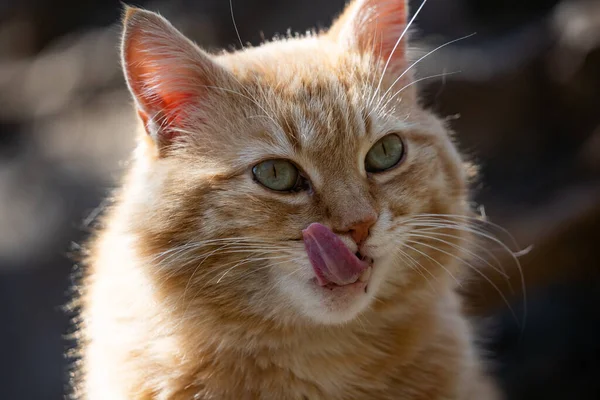
#> input picture images/ginger.jpg, 600 x 400 px
$ python CW_lesson_5.py
#> lines starting #> are read from the running program, lines starting #| are printed output that depends on the picture; after the words box and inside, x2 and y2 are one past the last pixel; in counts of white or black regions, pixels touching at a corner belong together
import cv2
import numpy as np

img = cv2.imread("images/ginger.jpg")
#> img is the input picture: shape (400, 600, 3); mean B, G, R 77.4, 89.8, 106.6
img_copy = img.copy()
img = cv2.GaussianBlur(img, (3, 3), 5)

img = cv2.cvtColor(img, cv2.COLOR_BGR2HSV)
#> img: shape (400, 600, 3); mean H, S, V 32.9, 77, 107.2
lower = np.array([0, 57, 97]) # мінімальний поріг
upper = np.array([86, 255, 255]) # максимальний поріг
mask = cv2.inRange(img, lower, upper)
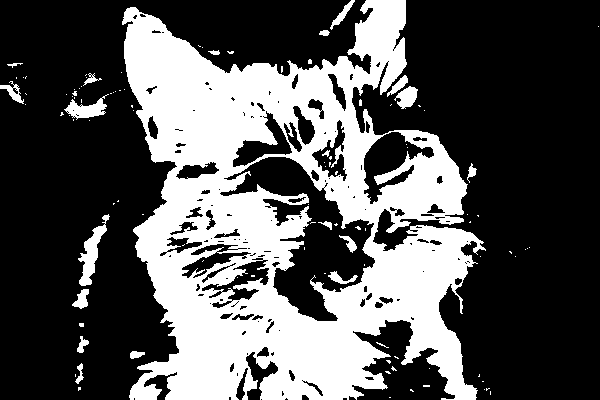
#> mask: shape (400, 600); 33.7% white; 105 white regions (85 under 20 px)
img = cv2.bitwise_and(img, img, mask = mask)
#> img: shape (400, 600, 3); mean H, S, V 4.5, 35.7, 46.7

contours, _ = cv2.findContours(mask, cv2.RETR_EXTERNAL, cv2.CHAIN_APPROX_SIMPLE)
#> contours = 82 contours, 67 with area under 20; largest, box (x1, y1, x2, y2) and area: (122, 0, 486, 400) 95427, (78, 214, 110, 286) 686, (64, 94, 109, 120) 450, (394, 86, 418, 109) 286, (0, 81, 24, 104) 168
for cnt in contours:
    area = cv2.contourArea(cnt)
    if area > 150:
        perimetr = cv2.arcLength(cnt, True)
        M = cv2.moments(cnt)

        if M["m00"] != 0:   # центр мас
            cx = int(M["m10"] / M["m00"])
            cy = int(M["m01"] / M["m00"])


        x, y, w, h = cv2.boundingRect(cnt)
        aspect_ratio = round(w / h, 2) # допомагає відрізняти співвідношення сторін
        compactness = round((4 * np.pi * area) / (perimetr ** 2), 2) # міра округлості об'єкта

        approx = cv2.approxPolyDP(cnt, 0.02 * perimetr, True) # чим більше значення 0.02, тим більще вершин. чим менше - тим краще
        if len(approx) == 3:
            shape = "trikutnik"
        elif len(approx) == 4:
            shape = "square"
        elif len(approx) > 8:
            shape = "oval"
        else:
            shape = "inshe"

        cv2.drawContours(img_copy, [cnt], -1, (255, 255, 255), 2)
        cv2.circle(img_copy, (cx, cy), 4, (255, 0, 0), -1)
        cv2.putText(img_copy, f'{shape}', [x, y - 20], cv2.FONT_HERSHEY_PLAIN, 0.9, (255, 0, 0), 2)
        cv2.putText(img_copy, f'A: {int(area)}, P: {int(perimetr)}', (x, y - 5), cv2.FONT_HERSHEY_PLAIN, 0.9, (255, 0, 0), 2)
        cv2.rectangle(img_copy, (x, y), (x + w, y + h), (255, 0, 0), 2)
        cv2.putText(img_copy, f'AR: {aspect_ratio}, C: {compactness}', (x, y - 35), cv2.FONT_HERSHEY_PLAIN, 0.9, (255, 0, 0), 2)
#> this loop made 82 passes
#> (area, perimetr, cx, cy, x, y, w, h) on passes 21, 32, 50, 61, 63, 81, 82: (165.5, 64.87, 81, 299, 72, 289, 17, 20), (686, 215.1, 91, 253, 78, 214, 32, 72), (450.5, 156.3, 85, 109, 64, 94, 45, 26), (286.5, 90.33, 407, 96, 394, 86, 24, 23), (167.5, 104, 12, 91, 0, 81, 24, 23), (95427, 3631.9, 290, 219, 122, 0, 364, 400), (150.5, 84.33, 342, 13, 330, 0, 25, 30)
#> area on passes 14, 17, 19, 35: 59, 66, 78.5, 59
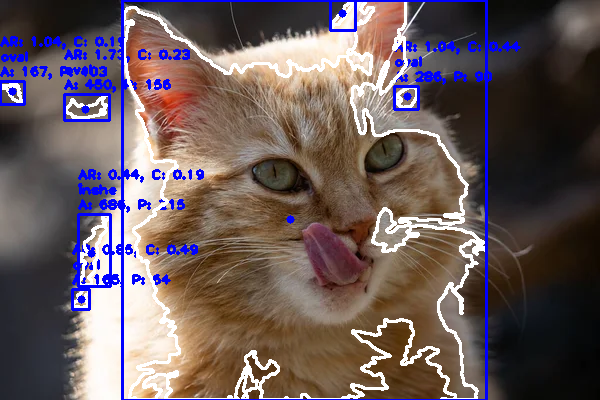
#> img_copy: shape (400, 600, 3); 10.01% of pixels changed, all inside (x1, y1, x2, y2) = (0, 0, 521, 400)


cv2.imshow("mask", img_copy)
cv2.waitKey(0)
cv2.destroyAllWindows()

$ run again, with images/catto.jpg copied over images/ginger.jpg
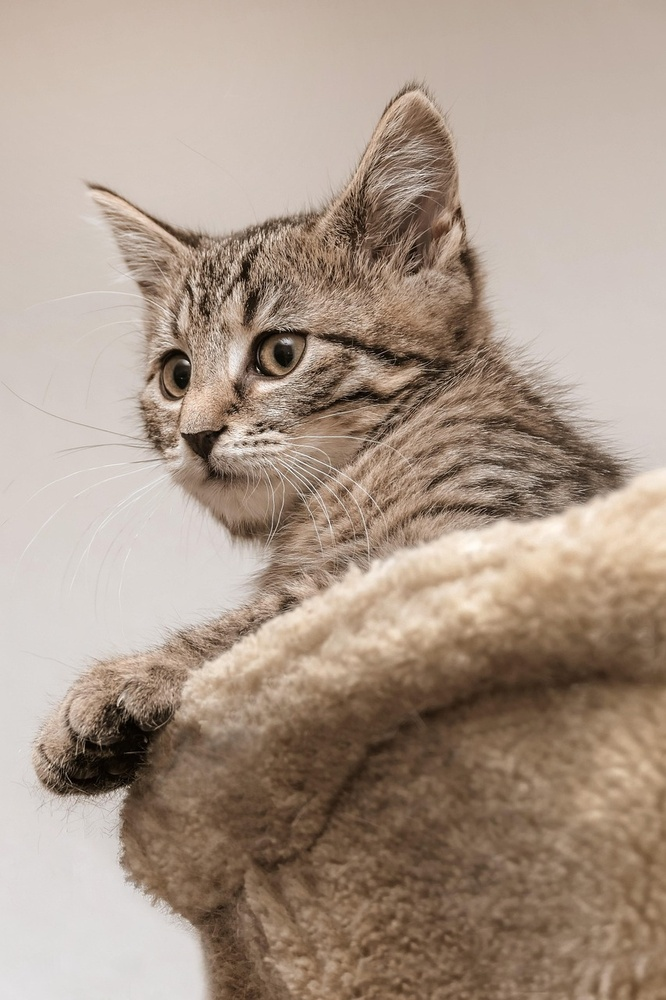
#> input picture images/catto.jpg, 666 x 1000 px, shrunk from 853 x 1280 before the run
#> img is the input picture: shape (1000, 666, 3); mean B, G, R 137.3, 152, 170.3
#> `mask = cv2.inRange(img, lower, upper)`:
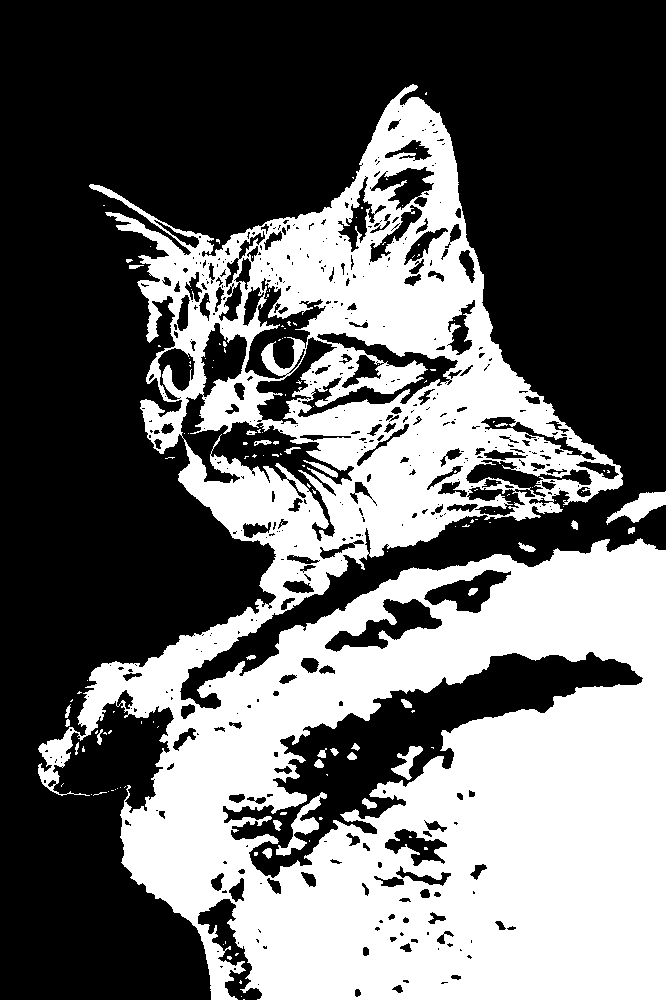
#> mask: shape (1000, 666); 40.6% white; 144 white regions (115 under 20 px)
#> contours = 54 contours, 45 with area under 20; largest, box (x1, y1, x2, y2) and area: (38, 84, 666, 1000) 335462, (606, 491, 666, 525) 818, (518, 542, 536, 552) 66, (571, 520, 578, 530) 36, (97, 729, 103, 745) 33
#> the loop `for cnt in contours:` made 54 passes
#> (area, perimetr, cx, cy, x, y, w, h) on passes 44, 54: (817.5, 173.1, 640, 506, 606, 491, 60, 34), (335462.5, 6906.8, 395, 628, 38, 84, 628, 916)
#> after the loop `for cnt in contours:`:
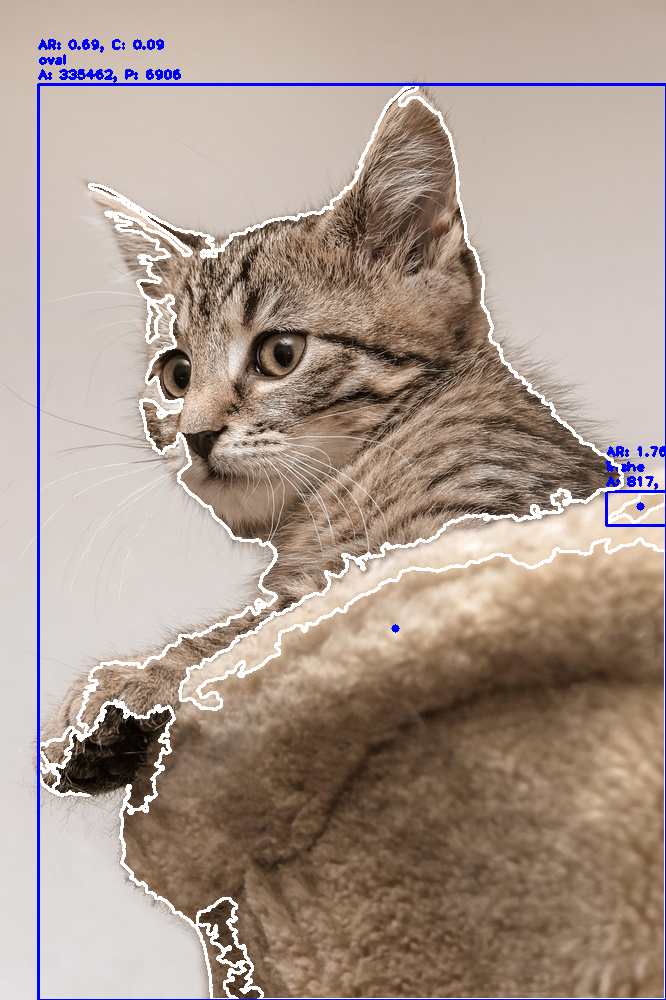
#> img_copy: shape (1000, 666, 3); 4.35% of pixels changed, all inside (x1, y1, x2, y2) = (37, 39, 666, 1000)

$ run again, with images/fr.jpg copied over images/ginger.jpg
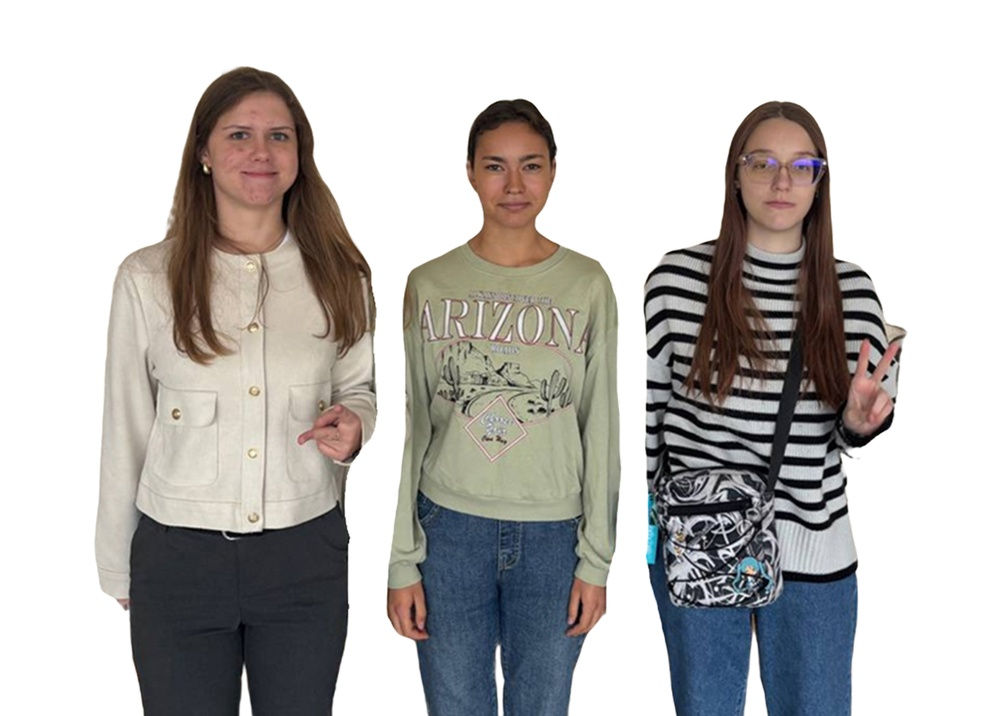
#> input picture images/fr.jpg, 986 x 716 px, shrunk from 1318 x 957 before the run
#> img is the input picture: shape (716, 986, 3); mean B, G, R 180.4, 182.4, 184.9
#> `mask = cv2.inRange(img, lower, upper)`:
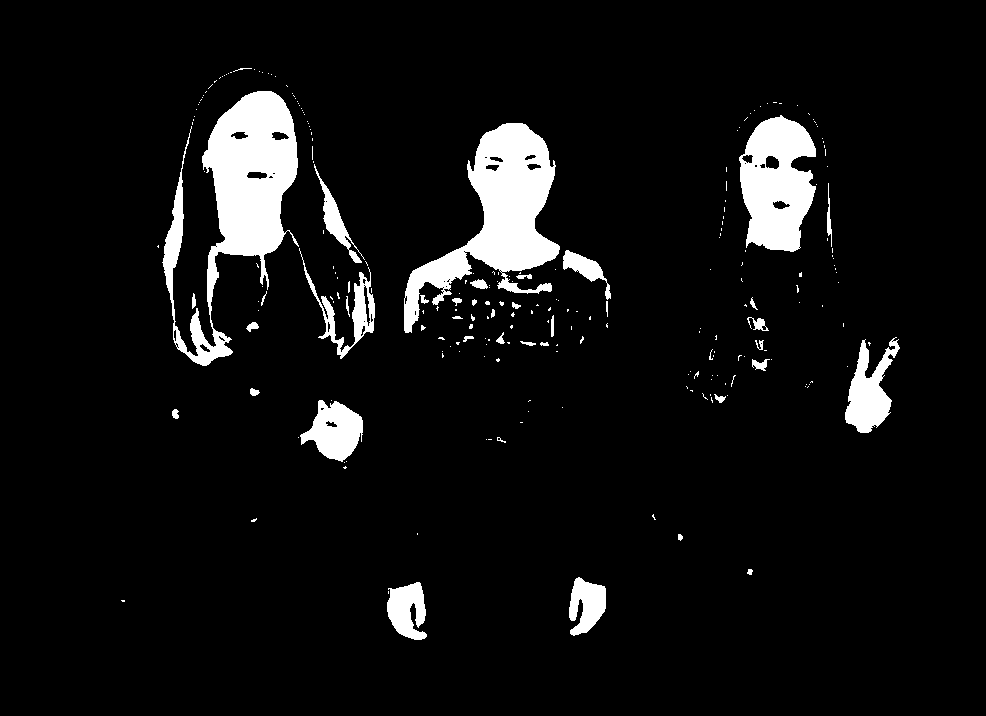
#> mask: shape (716, 986); 6.8% white; 243 white regions (202 under 20 px)
#> contours = 243 contours, 214 with area under 20; largest, box (x1, y1, x2, y2) and area: (162, 91, 299, 366) 14188, (404, 123, 560, 333) 12090, (739, 115, 816, 252) 7552, (845, 337, 900, 433) 2445, (300, 400, 363, 462) 2286
#> the loop `for cnt in contours:` made 243 passes
#> (area, perimetr, cx, cy, x, y, w, h) on pass 177: (828.5, 314.1, 335, 220, 314, 164, 51, 99)
#> after the loop `for cnt in contours:`:
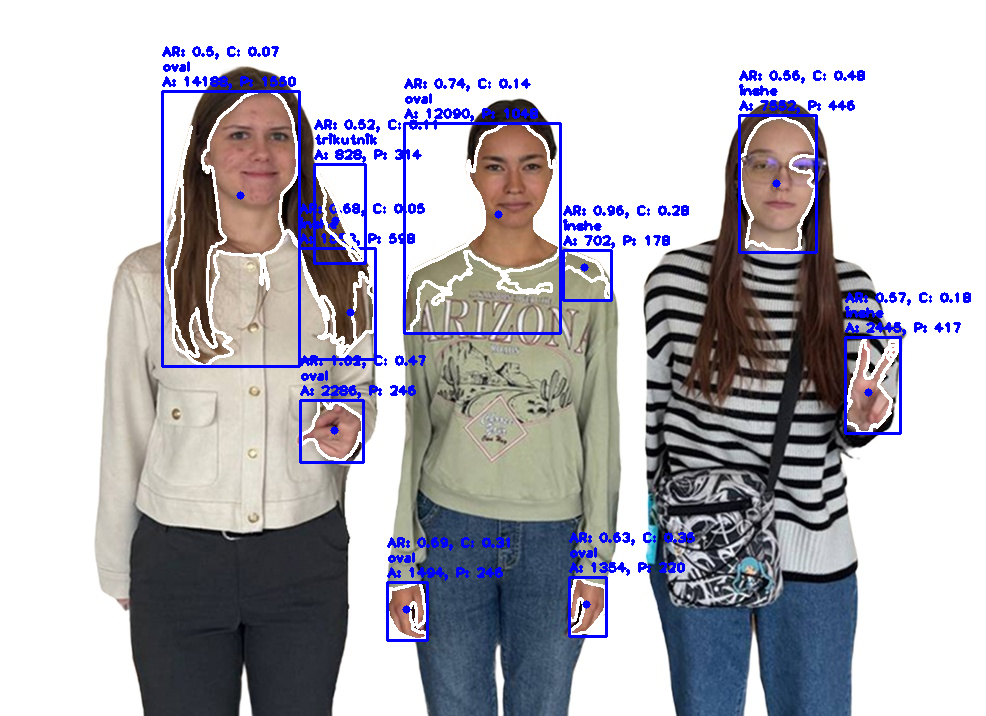
#> img_copy: shape (716, 986, 3); 5.64% of pixels changed, all inside (x1, y1, x2, y2) = (161, 46, 971, 642)
